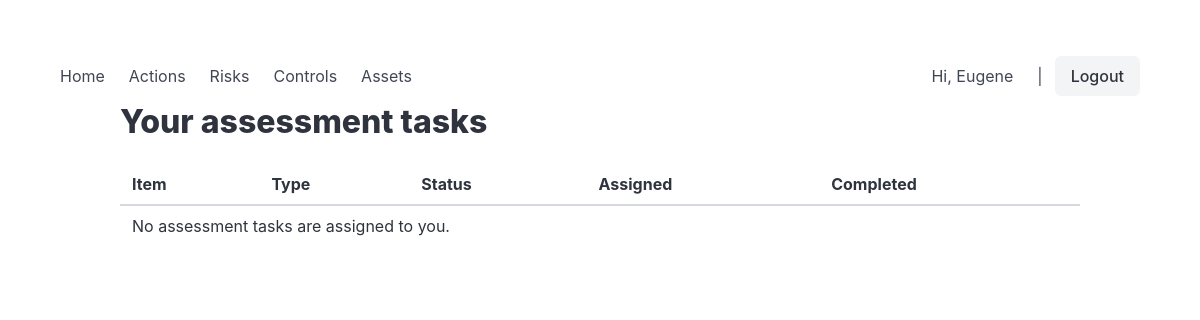
Before: /audit/ (signed in) with the older database file.
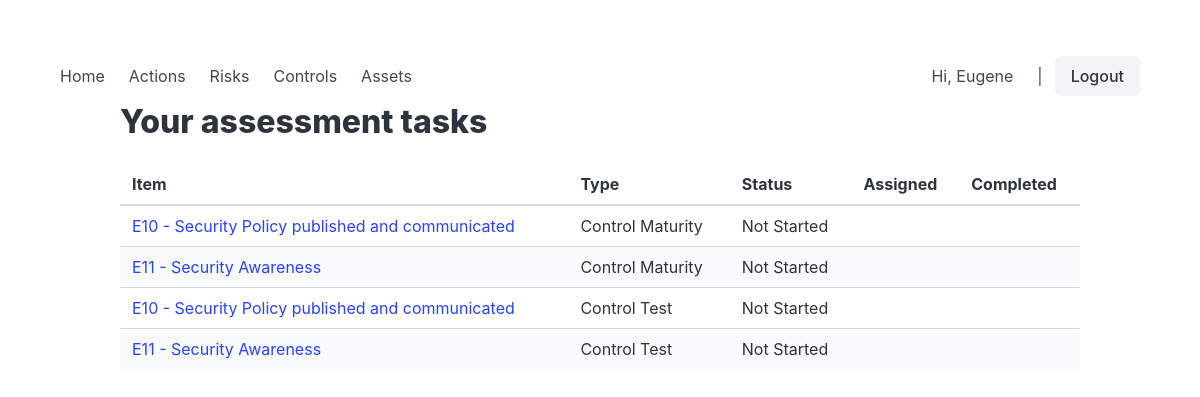
After: the same page with the newer database file.
### car/models.py (models this page shows, shortened)
class AssessmentItem(models.Model):
    assessment = models.ForeignKey( Assessment, related_name="items", on_delete=models.CASCADE, )
    item_type = models.CharField(
        max_length=30,
        choices=AssessmentItemType.choices,
        null=True, blank=True,
    )
    risk = models.ForeignKey( Risk, related_name="assessment_items", on_delete=models.PROTECT, null=True, blank=True,)
    control = models.ForeignKey( Control, related_name="assessment_items", on_delete=models.PROTECT, null=True, blank=True,)
    owner = models.ForeignKey( Owner, related_name="assessment_items", on_delete=models.PROTECT, )
    status = models.CharField( max_length=20, choices=AssessmentItemStatus.choices,
        default=AssessmentItemStatus.NOT_STARTED,
    )
    assigned_at = models.DateTimeField( null=True, blank=True, )
    completed_at = models.DateTimeField( null=True, blank=True, )
    completed_by = models.ForeignKey( settings.AUTH_USER_MODEL, null=True, blank=True,
        on_delete=models.SET_NULL,
        related_name="completed_assessment_items",
    )
    comments = models.TextField( blank=True,)
    history = HistoricalRecords()
    class Meta:
        ordering = ["status", "id"]
        constraints = [
            models.CheckConstraint(
                condition=(
                    models.Q(risk__isnull=False) ^
                    models.Q(control__isnull=False)
                ),
                name="assessment_item_one_target",
            ),
        ]

class TimestampedModel(models.Model):
    created_at = models.DateTimeField(auto_now_add=True)
    updated_at = models.DateTimeField(auto_now=True)
    created_by = models.ForeignKey(
        settings.AUTH_USER_MODEL,
        null=True,
        blank=True,
        on_delete=models.SET_NULL,
        related_name="%(class)s_created",
        editable=False,
    )
    updated_by = models.ForeignKey(
        settings.AUTH_USER_MODEL,
        null=True,
        blank=True,
        on_delete=models.SET_NULL,
        related_name="%(class)s_updated",
        editable=False,
    )
    updated_by_username = models.CharField(
        max_length=150,
        blank=True,
        editable=False,
    )
    class Meta:
        abstract = True

class Control(TimestampedModel):
    control_label = models.CharField(max_length=50, unique=True,
        help_text="Control code/label for reference in documents. I.e. IAM-002, BCP-003"
    )
    title = models.CharField(max_length=200,blank=True, help_text="Control title (optional)")
    description = models.TextField(help_text="Control description")
    sec_function = models.CharField(max_length=10,
        choices=SecurityFunction.choices,
    )
    asset = models.ForeignKey(Asset,related_name="controls",on_delete=models.PROTECT,blank=True,null=True)
    owner = models.ForeignKey(Owner,related_name="controls",on_delete=models.PROTECT,blank=True,null=True)
    status = models.CharField(max_length=10, choices=ControlStatus.choices, default=ControlStatus.ACTIVE)
    documentation_url = models.URLField(blank=True, help_text="URL to external control documentation.")
    history = HistoricalRecords()

### car/views.py (the view)
# urls.py: path("audit/", views.assess_item_list, name="assess_item_list"),
@login_required
def assess_item_list(request):
    settings = AppSettings.get()        #-- Get App settings
    item_list = (
        AssessmentItem.objects
        .filter(owner__users=request.user)
        .select_related(
            "risk",
            "control",
        )
        .order_by("assigned_at")
    )
    logger.debug("assess_item_list: selected %s items", item_list.count())
    context = {"item_list": item_list, "ptitle": "Your assessment tasks"}
    return render(request, "car/assess_item_list.html", context)

### car/models.py (called while the page is built)
    @classmethod
    def get(cls):
        obj, _ = cls.objects.get_or_create(pk=1)
        return obj

### car/templates/car/assess_item_list.html (shortened to what this page needs)
{% extends "car/base.html" %}
{% block content %}
{% load static %}
    <div class="container">
      <h1 class="title">{{ ptitle }}</h1>
      <table class="table is-striped is-hoverable is-fullwidth">
        <thead>
          <tr>
            <th>Item</th>
            <th>Type</th>
            <th>Status</th>
			<th>Assigned</th>
			<th>Completed</th>
          </tr>
        </thead>
        <tbody>
        {% for item in item_list %}
          <tr>
            <td>
                <a href="{% url 'car:assess_item_edit' item.pk %}">
			    {% if item.control %}
			       {{ item.control.control_label }} - {{ item.control.title|slice:":80" }}
				{% else %}
			       {{ item.risk.risk_code }} - {{ item.risk.scenario|slice:":80" }}
				{% endif %}
			   </a>
            </td>
            <td>{{ item.get_item_type_display  }}</td>
            <td>{{ item.get_status_display }}</td>
            <td>{{ item.assigned_at|date:"Y-m-d" }}</td>
            <td>{{ item.completed_at|date:"Y-m-d" }}</td>
          </tr>
        {% empty %}
            <tr><td colspan="5">No assessment tasks are assigned to you.</td></tr>
        {% endfor %}
        </tbody>
      </table>
    </div>
{% endblock %}

Changed rows visible on the page:
added AssessmentItem: control.control_label "E10", control "Security Policy published and communicated", item_type "Control Maturity", status "Not Started"
added AssessmentItem: control.control_label "E11", control "Security Awareness", item_type "Control Maturity", status "Not Started"
added AssessmentItem: control.control_label "E10", control "Security Policy published and communicated", item_type "Control Test", status "Not Started"
added AssessmentItem: control.control_label "E11", control "Security Awareness", item_type "Control Test", status "Not Started"
Other visible differences:
text no longer shown: "No assessment tasks are assigned to you."
